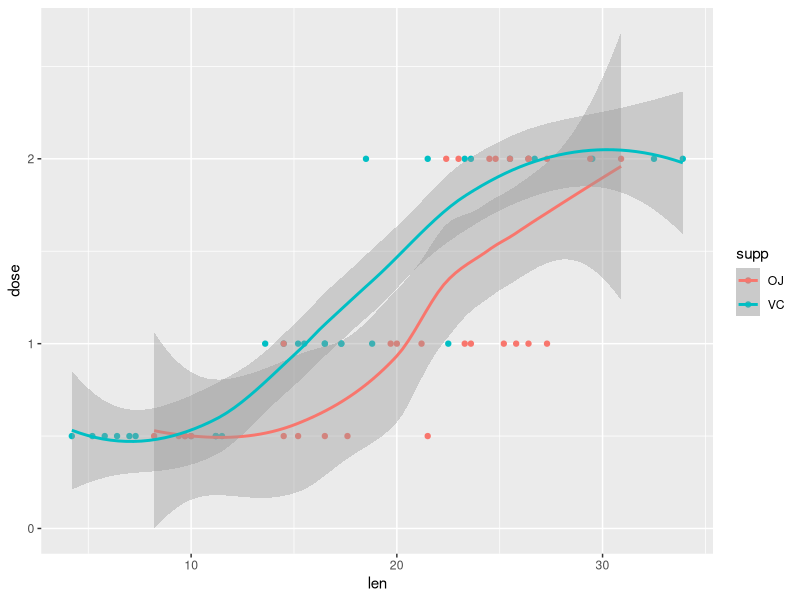

Write the R code that produced this figure.
data(ToothGrowth)
head(ToothGrowth)

library("ggplot2")
g <- ggplot(ToothGrowth, aes(len, dose))
p <- g + geom_point(aes(x = len, y = dose, colour = supp)) + geom_smooth(aes(colour = supp), method = "loess")
print(p)

vc <- ToothGrowth[ToothGrowth$supp == 'VC',]
oj <- ToothGrowth[ToothGrowth$supp == 'OJ',]

#difference <- vc-oj

t.test(vc$len[vc$dose == 0.5], oj$len[oj$dose == 0.5], paired = TRUE)
t.test(vc$len[vc$dose == 1], oj$len[oj$dose == 1], paired = TRUE)
t.test(vc$len[vc$dose == 2], oj$len[oj$dose == 2], paired = TRUE)
